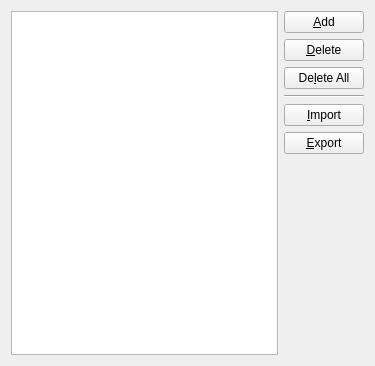
<?xml version="1.0" encoding="UTF-8"?>
<ui version="4.0">
 <class>Editor</class>
 <widget class="QWidget" name="Editor">
  <property name="geometry">
   <rect>
    <x>0</x>
    <y>0</y>
    <width>375</width>
    <height>366</height>
   </rect>
  </property>
  <property name="windowTitle">
   <string>Lotus Macro Editor</string>
  </property>
  <property name="windowIcon">
   <iconset theme="fcitx-lotus">
    <normaloff>.</normaloff>.</iconset>
  </property>
  <layout class="QHBoxLayout" name="horizontalLayout">
   <item>
    <widget class="QTableView" name="macroTableView">
     <property name="selectionMode">
      <enum>QAbstractItemView::SingleSelection</enum>
     </property>
     <property name="selectionBehavior">
      <enum>QAbstractItemView::SelectRows</enum>
     </property>
    </widget>
   </item>
   <item>
    <layout class="QVBoxLayout" name="verticalLayout">
     <item>
      <widget class="QPushButton" name="addButton">
       <property name="text">
        <string>&amp;Add</string>
       </property>
       <property name="icon">
        <iconset theme="list-add">
         <normaloff>.</normaloff>.</iconset>
       </property>
      </widget>
     </item>
     <item>
      <widget class="QPushButton" name="deleteButton">
       <property name="text">
        <string>&amp;Delete</string>
       </property>
       <property name="icon">
        <iconset theme="list-remove">
         <normaloff>.</normaloff>.</iconset>
       </property>
      </widget>
     </item>
     <item>
      <widget class="QPushButton" name="clearButton">
       <property name="text">
        <string>De&amp;lete All</string>
       </property>
       <property name="icon">
        <iconset theme="edit-delete">
         <normaloff>.</normaloff>.</iconset>
       </property>
      </widget>
     </item>
     <item>
      <widget class="Line" name="line">
       <property name="orientation">
        <enum>Qt::Horizontal</enum>
       </property>
      </widget>
     </item>
     <item>
      <widget class="QPushButton" name="importButton">
       <property name="text">
        <string>&amp;Import</string>
       </property>
       <property name="icon">
        <iconset theme="document-import">
         <normaloff>.</normaloff>.</iconset>
       </property>
      </widget>
     </item>
     <item>
      <widget class="QPushButton" name="exportButton">
       <property name="text">
        <string>&amp;Export</string>
       </property>
       <property name="icon">
        <iconset theme="document-export">
         <normaloff>.</normaloff>.</iconset>
       </property>
      </widget>
     </item>
     <item>
      <spacer name="verticalSpacer">
       <property name="orientation">
        <enum>Qt::Vertical</enum>
       </property>
       <property name="sizeHint" stdset="0">
        <size>
         <width>20</width>
         <height>40</height>
        </size>
       </property>
      </spacer>
     </item>
    </layout>
   </item>
  </layout>
 </widget>
 <resources/>
 <connections/>
</ui>
